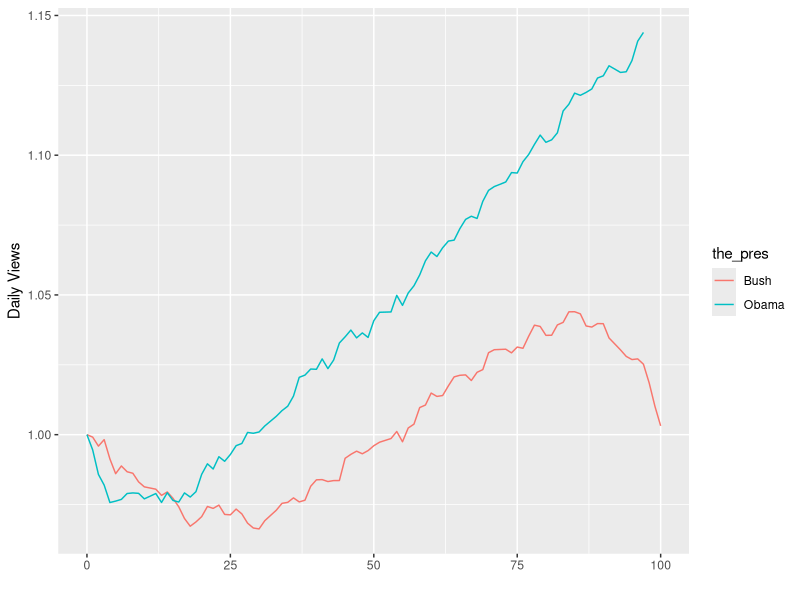

This figure's R source:
## ---- chunk 1
setwd("/Users/me/Archives/AR/Redesign663")
library(tidyverse)
library(lubridate)
USPRIV <- as_tibble(read_csv("USPRIV.csv"))
CIVPART <- as_tibble(read_csv("CIVPART.csv"))
PRIME_AGE <- as_tibble(read_csv("LNU01300060.csv"))
names(PRIME_AGE)[2] = "PRIME_AGE"

my_df = bind_cols(list(USPRIV, CIVPART[2], PRIME_AGE[2]))

my_df = mutate(my_df, 
       ratio = PRIME_AGE / CIVPART)

my_df = mutate(my_df,
               Bush = as.integer(DATE < '2009-02-01' & DATE >= '2001-02-01'))
my_df = mutate(my_df,
               Obama = as.integer(DATE >= '2009-02-01'))
## ---- chunk 2
my_df = mutate(my_df, 
       adjusted = USPRIV * ratio)
my_df = filter(my_df, DATE >= '2001-02-01')
my_df = mutate(my_df, 
       relative = ifelse(DATE < '2009-02-01', adjusted/140213.9, adjusted/139561.8))

my_df = mutate(my_df, 
       difference = ifelse(DATE < '2009-02-01', interval(DATE,'2001-02-01'), interval(DATE,'2009-02-01')))

my_df = mutate(my_df, 
       difference = -1*round(difference/2500000))

my_df = mutate(my_df, 
       the_pres = ifelse(Obama==1, 'Obama', 'Bush'))

gg <- ggplot(my_df, aes(x=difference, y=relative, group = the_pres, colour = the_pres)) + 
  geom_line() +
   xlab("") + ylab("Daily Views")
gg

